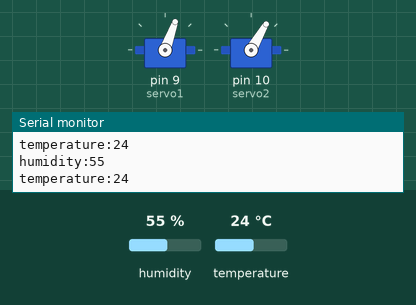
Simulated run of this sketch. Board: Arduino Uno, built with avr-gcc and run on an emulated ATmega328P. Parts: 2 × servo, the last lines printed to the serial monitor. Inputs (shaded band) come from the test bench; at power-on: temperature 24 °C, humidity 55 %.

Above: at 3.9 s.
4.0 s: temperature set to 26 °C
At 6.6 s:
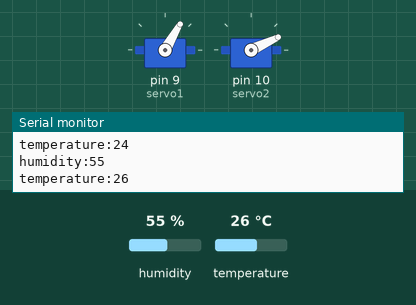
11.9 s: temperature set to 12 °C
At 16.8 s:
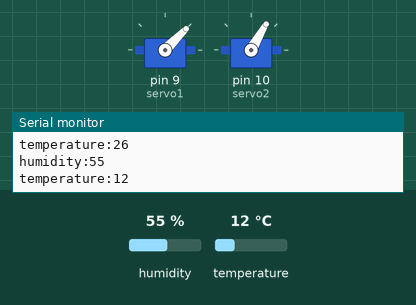
18.9 s: temperature set to 28 °C
At 25.0 s:
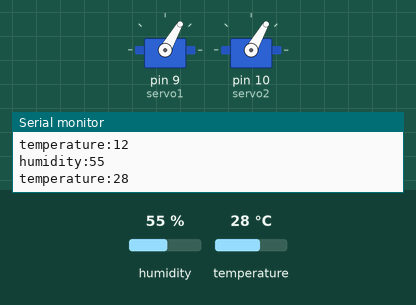
Timing chart, 0 to 29.5 s (numbered marks = the images above; inputs shaded):
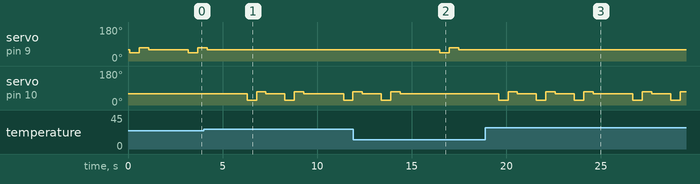

The sketch:

Uno_Servo.ino
```cpp
#include <SoftwareSerial.h>
#include "DHT.h"
#include <Servo.h>

SoftwareSerial BTserial(2,3);
DHT dht(4, DHT11);
Servo servo1;
Servo servo2;
int count=0;

void servo1f() {

  servo1.write(45);
  delay(500);
  servo1.write(70);
  delay(500);
  servo1.write(60);
  delay(500);

}

void servo2f() {

  servo2.write(25);
  delay(500);
  servo2.write(70);
  delay(500);
  servo2.write(60);
  delay(500);

}

void setup() {

  Serial.begin(9600);
  BTserial.begin(9600);
  servo1.attach(9);
  servo2.attach(10);
  servo1.write(60);
  servo2.write(60);

}

void loop() {

  int h = dht.readHumidity();
  int t = dht.readTemperature();

  Serial.print("humidity:");
  Serial.println(h);
  Serial.print("temperature:");
  Serial.println(t);

  BTserial.print("습도: ");
  BTserial.print(h);
  BTserial.print("% ");
  BTserial.print("온도: ");
  BTserial.print(t);
  BTserial.print("C");

  delay(50);

  if (BTserial.available()){
    int data = BTserial.read();
     if (data == 'a')
      servo1f();
  }

  if ((t>0) && (t<25)) {
    servo1f();
    count=0;
    delay(500);
  }

  if ((t>=25) && (t<28)) {
    if(count=0) {
      servo2f();
      delay(500);
    }

    if(count=2){
      servo2f();
      delay(500);
      servo2f();
      delay(500);
    }
  }

  if ((t>=28) && (t<31)){
    if(count=1)
      servo2f();
      delay(500);
    if(count=3) {
      servo2f();
      delay(500);
      servo2f();
      delay(500);
    }
  }

  if ((t>=31) && (t<50)){
    servo2f();
    delay(500);
  }

  delay(1000);

}
```

Measured:
- the behaviour switches between 24 and 25 °C on temperature (found by bisection; images 0 and 1)
- after the input at 4.0 s, servo on pin 9 (servo1): goes on until 4.2 s, then stays 60°; servo on pin 10 (servo2): 60° → 25° after 2.3 s, → 70° 0.50 s later, → 60° 0.50 s later, → 25° 1.0 s later, … (8 changes in this stretch)
- after the input at 11.9 s, servo on pin 9 (servo1): 60° → 45° after 4.6 s, → 70° 0.50 s later, → 60° 0.50 s later; servo on pin 10 (servo2): goes on until 14.4 s, then stays 60°
- after the input at 18.9 s, servo on pin 9 (servo1): stops changing and stays 60°; servo on pin 10 (servo2): 60° → 25° after 0.69 s, → 70° 0.50 s later, → 60° 0.50 s later, → 25° 1.0 s later, … (14 changes in this stretch)
